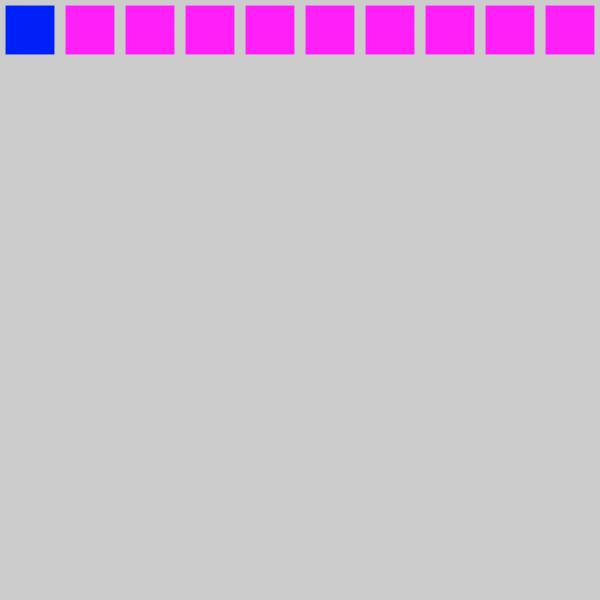
Frame 1 (no input)
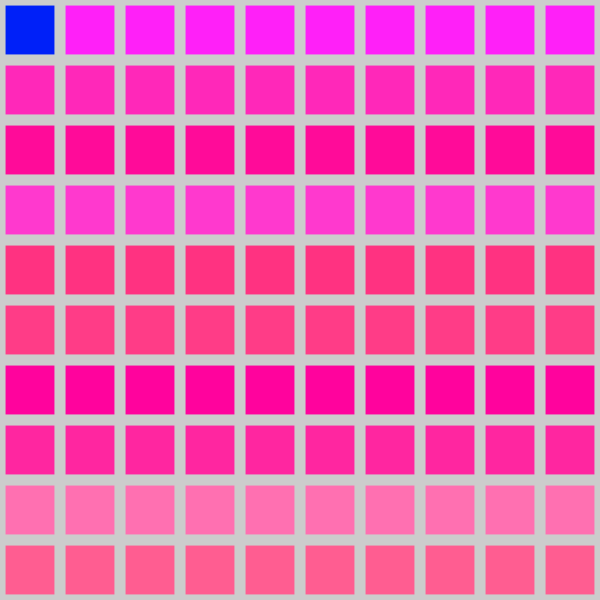
Frame 60 (the mouse pressed at the canvas centre just before this capture)
Frame 120 (the mouse held since frame 60 and released just before this capture): identical to frame 60, image omitted

The Processing sketch that drew these frames (run headless with seeded random() and noise(); from frame 60 on, the mouse is pressed at the canvas centre):

// Processing sketch: processing_151984
// ── processing_151984.pde

int offset = 60;
float sqSize = random(offset/2, offset) - 0.5;
int sqC = int(offset/2);
int yPos;
int xPos;
int cRed = 0;
int cGreen;
int cBlue;
float howMany = width/offset;

void setup() {
  size(600, 600);
  rectMode(CENTER);
  noStroke();
  println(howMany);
  yPos = sqC;
  xPos = sqC;
  cGreen = 0;
  cBlue = 0;
}

void draw() {
  cGreen = (int)random(255/2);
  cBlue = (int)random(255/2, 255);
  if(xPos < width) {
    while(xPos < width) {
      fill(cRed, cGreen, cBlue);
      rect(xPos, yPos, sqSize, sqSize);
      xPos += offset;
      cRed += floor(255 / howMany);
    } 
  }else {
    xPos = sqC ;
    yPos += offset;
    cRed -= floor(255/ (howMany*howMany));
  }
}
